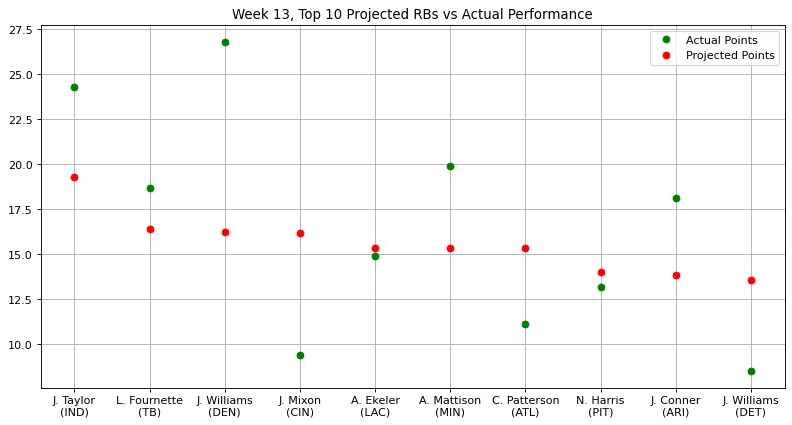

Source code (Python):
"""
Stats provided by NFL Fantasy
Week 13, Top 10 Projected RBs vs Actual Performance
"""

import matplotlib.pyplot as plt
import numpy as np
from matplotlib.pyplot import figure
figure(figsize=(12, 6), dpi=80)

actual_points = np.array([24.30,18.70,26.80,9.40,14.90,19.90,11.10,13.20,18.10,8.50])
proj_points = np.array([19.28,16.42,16.25,16.15,15.32,15.32,15.32,14.00,13.83,13.54])
players = np.array(["J. Taylor\n(IND)","L. Fournette\n(TB)","J. Williams\n(DEN)",
                    "J. Mixon\n(CIN)","A. Ekeler\n(LAC)","A. Mattison\n(MIN)",
                    "C. Patterson\n(ATL)","N. Harris\n(PIT)","J. Conner\n(ARI)",
                    "J. Williams\n(DET)"])

plt.plot(players, actual_points, 'o', c = 'g', label = 'Actual Points', ms = 6)
plt.plot(proj_points, 'o', c = 'r', label = 'Projected Points', ms = 6)
plt.title("Week 13, Top 10 Projected RBs vs Actual Performance")
plt.legend()
plt.grid()
plt.show()
